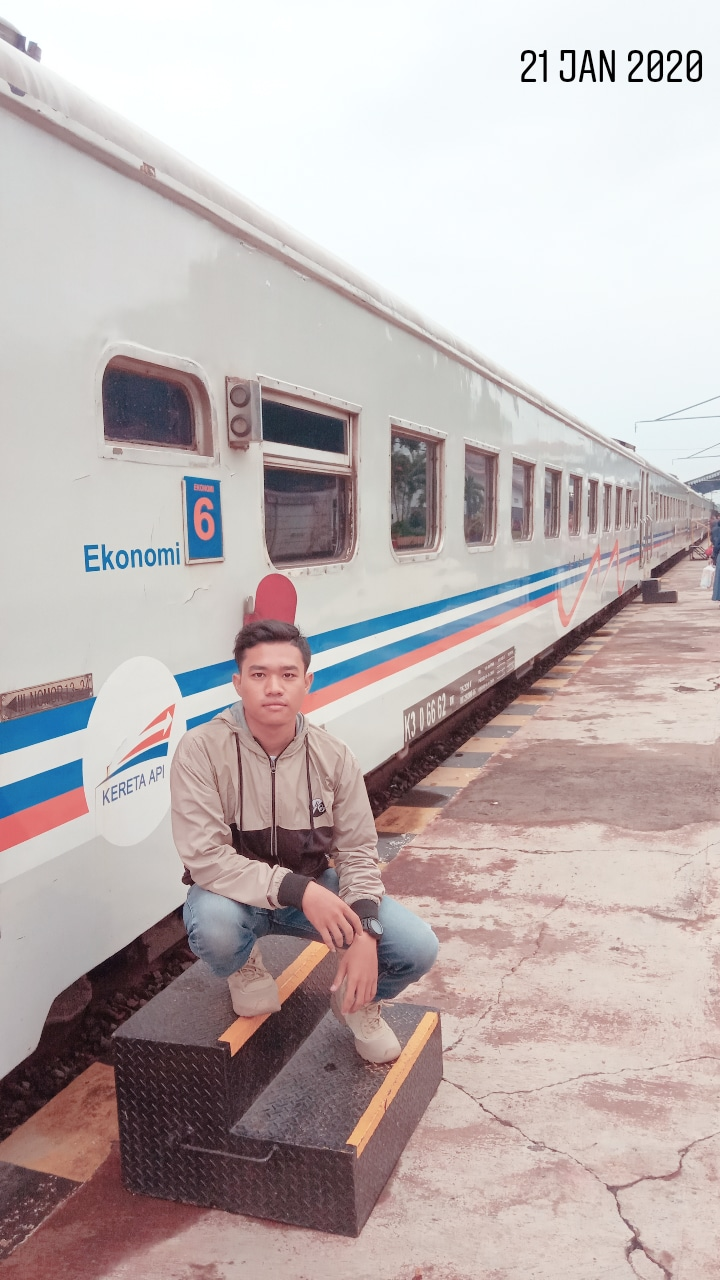
#> input picture DIMAS.jpg, 720 x 1280 px, found by its file name
$ jupyter execute RobertTugas.ipynb
#> lines starting #> are read from the running program, lines starting #| are printed output that depends on the picture; after the words box and inside, x2 and y2 are one past the last pixel; in counts of white or black regions, pixels touching at a corner belong together
[cell 1]
import numpy as np
from scipy.ndimage import filters

def apply_roberts(img):
  img = img.copy()

  # assemble the roberts kernel
  dx = np.array([[1, 0], [0, -1]])
  dy = np.array([[0, -1], [1, 0]])

  # apply the x and y kernels
  im_x = filters.convolve(img, dx, output=np.float64, mode='nearest')
  im_y = filters.convolve(img, dy, output=np.float64, mode='nearest')

  return im_x, im_y

[cell 2]
import os
import cv2
import numpy as np

image = os.path.join(os.getcwd(), "D:/DIMAS.jpg")
# image = os.path.join(os.getcwd(), "D:FOTO/dimas.jpg")
cv_image = cv2.imread(image, cv2.IMREAD_GRAYSCALE)
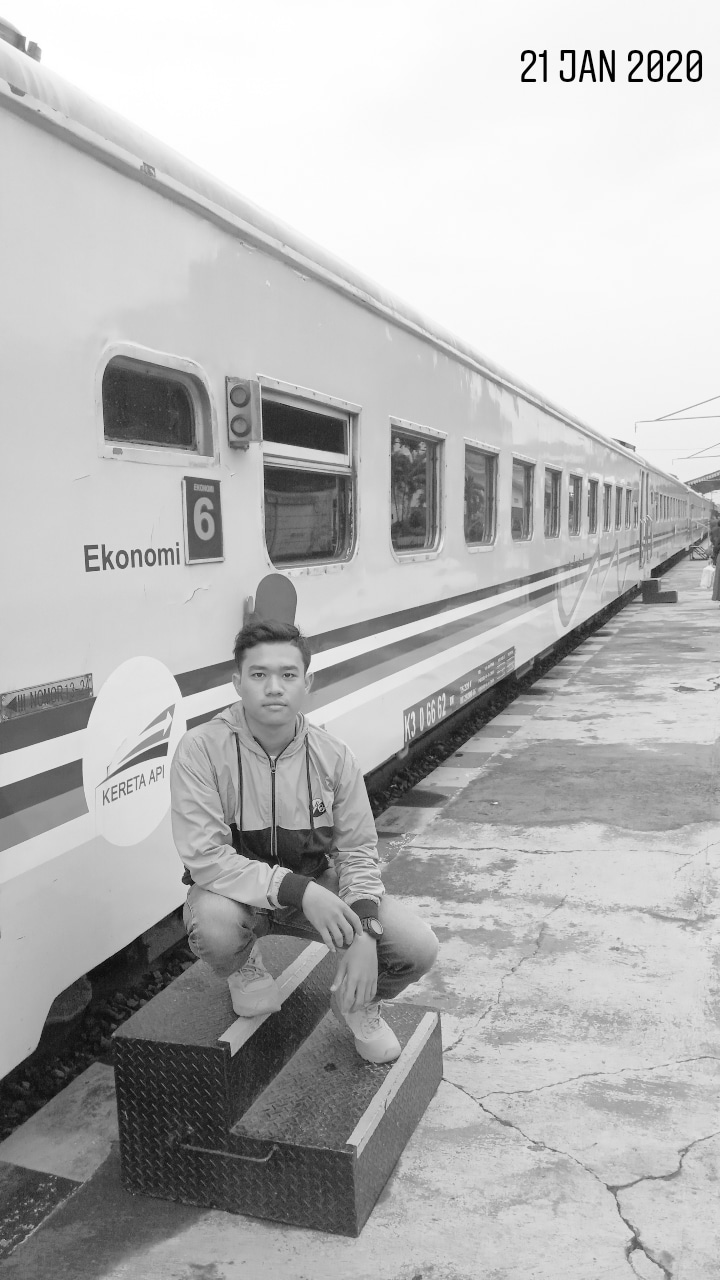
#> cv_image: shape (1280, 720); min 0, max 255, mean 181.8

roberts_x, roberts_y = apply_roberts(cv_image)
#> in apply_roberts, `im_x = filters.convolve(img, dx, output=np.float64, mode='nearest')`:
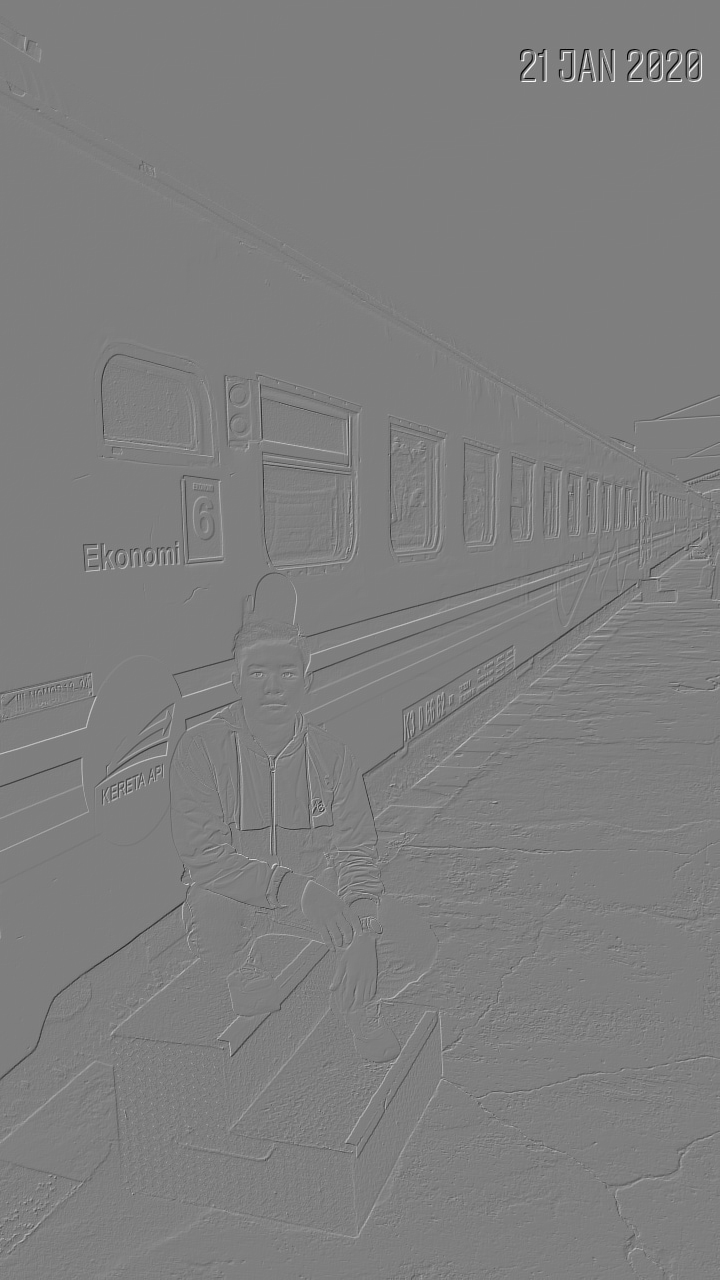
#> im_x: shape (1280, 720) float64; min -253, max 255, mean 0; drawn with min black and max white

# copy the contents of the matrix before modifying it
roberts_x_text = roberts_x.copy()
roberts_y_text = roberts_y.copy()

# add labels to the images
cv2.putText(roberts_x_text, "Roberts - X", (20, 20), cv2.FONT_HERSHEY_SIMPLEX, 0.8, (200, 200, 200), 5)
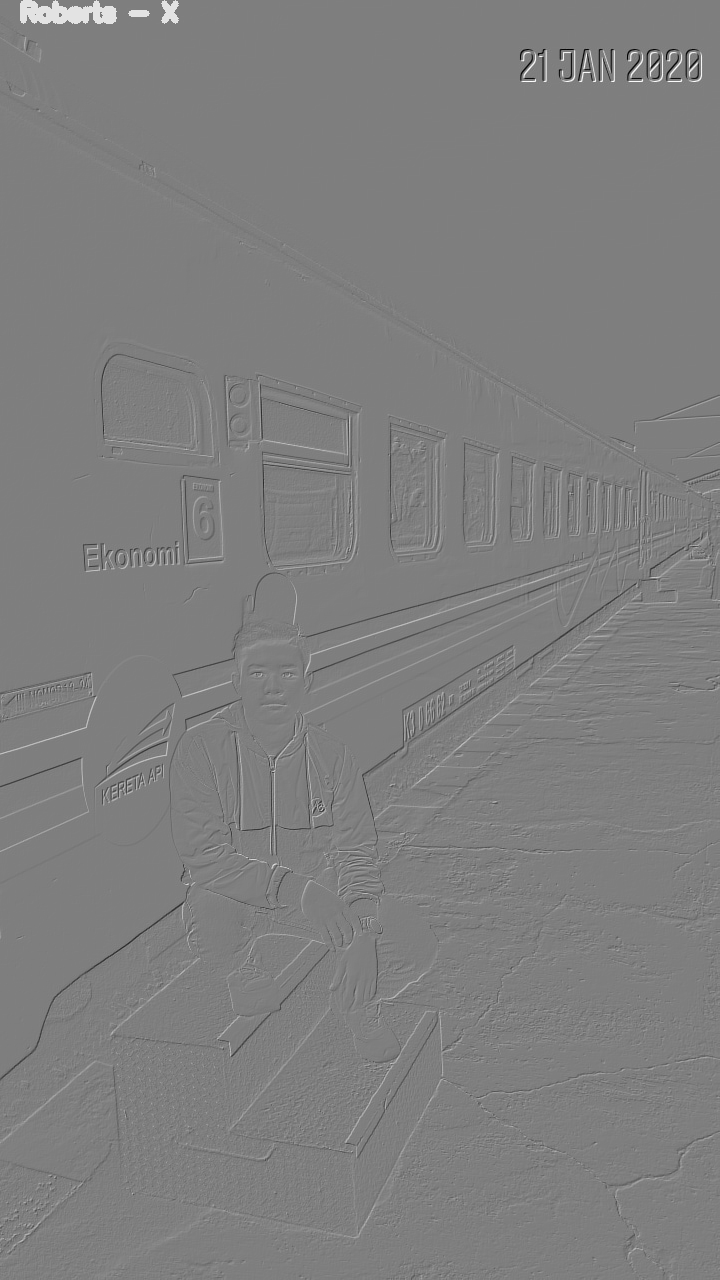
#> roberts_x_text: shape (1280, 720) float64; 0.22% of pixels changed, all inside (x1, y1, x2, y2) = (20, 0, 179, 24); drawn with min black and max white
cv2.putText(roberts_x_text, "Roberts - Y", (20, 20), cv2.FONT_HERSHEY_SIMPLEX, 0.8, (200, 200, 200), 5)
#> roberts_x_text: shape (1280, 720) float64; under 0.01% of pixels changed, all inside (x1, y1, x2, y2) = (159, 0, 173, 24)

# show the x and y image side by side
cv2.imshow('Roberts Operator Result', np.hstack([roberts_x_text, roberts_x_text]))
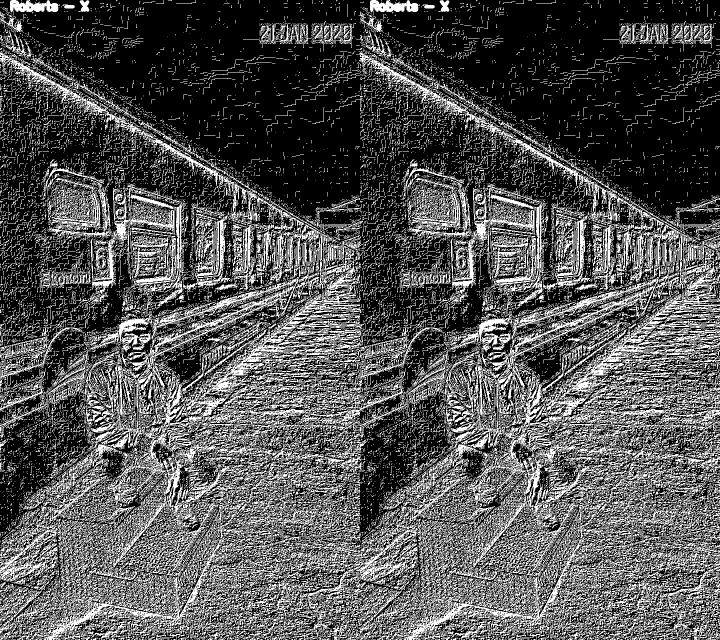
#> window 'Roberts Operator Result': shape (1280, 1440) (shown at 1/2 size); 32.7% white in thin lines or dots

# converting back to uint8
abs_grad_x = cv2.convertScaleAbs(roberts_x.copy())
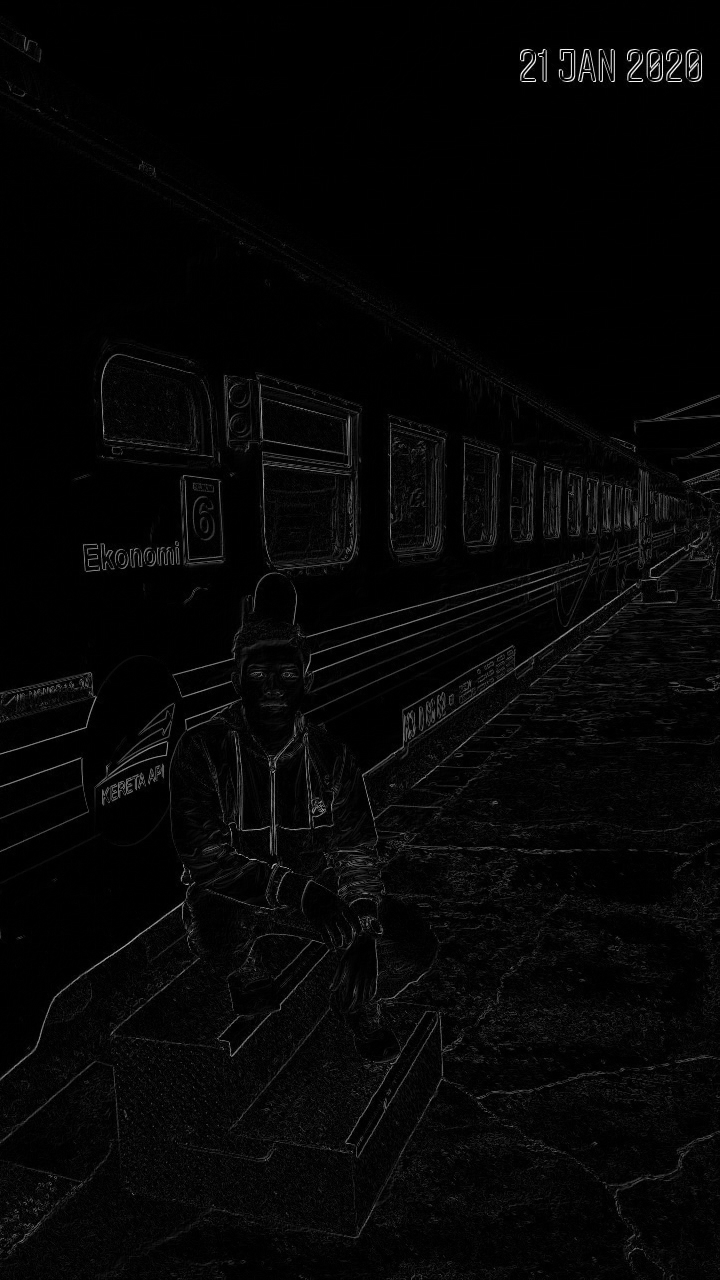
#> abs_grad_x: shape (1280, 720); min 0, max 255, mean 5.9
abs_grad_y = cv2.convertScaleAbs(roberts_y.copy())

# show the combined result
dst = cv2.addWeighted(abs_grad_x, 0.5, abs_grad_y, 0.5, 0)
cv2.imshow('Roberts Operator Combined Result', dst)

cv2.waitKey(0)
cv2.destroyAllWindows()
